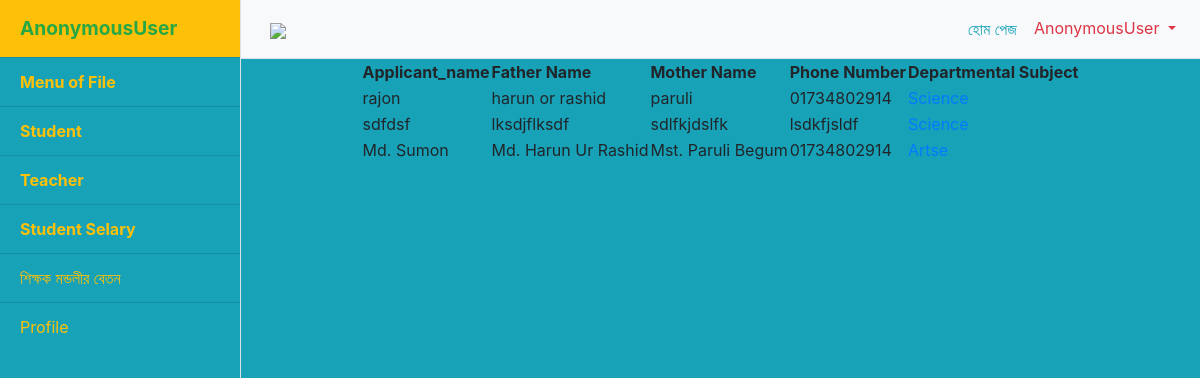
Page /studentlink/ on the committed database.
### projectapp/models.py (models this page shows)
class studentformsave(models.Model):
    applicant_name = models.CharField(max_length=30)
    father_name = models.CharField(max_length=30)
    mother_name = models.CharField(max_length=30)
    phonenumber = models.CharField(max_length=30)
    dateofbirth = models.CharField(max_length=30)
    address = models.CharField(max_length=30)
    city = models.CharField(max_length=30)
    departsubject = models.CharField(max_length=30)

### projectapp/views.py (the view)
# urls.py: path('studentlink/', views.student, name='studentlink'),
def student(request):
	data1 = studentformsave.objects.all()
	return render(request, 'student.html',{'data1':data1})

### templates/student.html (shortened to what this page needs)
{% load static %}
<!DOCTYPE html>
<html lang="en">
<head>
  <link rel="stylesheet" type="text/css" href="http://ajax.aspnetcdn.com/ajax/jquery.dataTables/1.9.4/css/jquery.dataTables.css">
     <link rel="stylesheet" href="https://stackpath.bootstrapcdn.com/bootstrap/4.3.1/css/bootstrap.min.css">
  <link href="{% static 'dashboard/vendor/bootstrap/css/bootstrap.min.css' %}" rel="stylesheet">
  <link href="{%static 'dashboard/css/simple-sidebar.css' %}" rel="stylesheet">
  <link rel="stylesheet" href="https://stackpath.bootstrapcdn.com/bootstrap/4.3.1/css/bootstrap.min.css">
   <link rel="stylesheet" href="https://cdnjs.cloudflare.com/ajax/libs/font-awesome/4.7.0/css/font-awesome.min.css">
</head>
<body class="bg-info">
  <div class="d-flex" id="wrapper">
              {% include 'sidebar.html' %}
<div class="container">
 <div class="row">
        <div class="col-md-12">
  <center>
  <table id="example">
    <thead>
      <tr>
        <th>Applicant_name</th>
        <th>Father Name</th>
        <th>Mother Name</th>
        <th>Phone Number</th>
        <th>Departmental Subject</th>
      </tr>
    </thead>
    <tbody class="">
        {% for data1 in data1 %}
        <tr>
          <td>{{data1.applicant_name}}</td>
          <td>{{data1.father_name}}</td>
          <td>{{data1.mother_name}}</td>
          <td>{{data1.phonenumber}}</td>
          <td><a href="">{{data1.departsubject}}</a></td>
        </tr>
         {% endfor %}
    </tbody>
  </table>
  </center>
</div>
</div>
</div>
  </div>
</body>
</html>

### templates/sidebar.html (shortened to what this page needs)
{% load static %}
    <div class="bg-info border-right" id="sidebar-wrapper">
      <div class="sidebar-heading bg-warning text-success"><b>{{user}}</b></div>
      <div class="list-group list-group-flush">
      <a href="{{'/'}}" class="list-group-item list-group-item-action text-warning bg-info"><b>Menu of File</b></a>
      <a href="#" class="list-group-item list-group-item-action text-warning bg-info">
        <b>Student</b></a>
        <a href="#" class="list-group-item list-group-item-action text-warning bg-info"> <b>Teacher</b> </a>
        <a href="#" class="list-group-item list-group-item-action  text-warning bg-info">
         <b>Student Selary</b></a>
        <a href="#" class="list-group-item list-group-item-action text-warning bg-info">শিক্ষক মন্ডলীর বেতন</a>
        <a href="#" class="list-group-item list-group-item-action  text-warning bg-info">Profile</a>
      </div>
    </div>
    <div id="page-content-wrapper">
      <nav class="navbar navbar-expand-lg navbar-light bg-light border-bottom">
        <button class="btn" id="menu-toggle">
          <img src="{%static 'image_icon/tir.ping' %}" hight="45px"
          width="40px" class="img-responsive">
        </button>
        <div class="collapse navbar-collapse" id="navbarSupportedContent">
          <ul class="navbar-nav ml-auto mt-2 mt-lg-0">
            <li class="nav-item active">
              <a class="nav-link btn text-info" href="#">হোম পেজ<span class="sr-only">(current)</span></a>
            </li>
            <li class="nav-item dropdown">
              <a class="nav-link dropdown-toggle text-danger" href="#" id="navbarDropdown" role="button" data-toggle="dropdown" aria-haspopup="true" aria-expanded="false">
                {{user}}
              </a>
            </li>
          </ul>
        </div>
      </nav>

### static/dashboard/css/simple-sidebar.css (style rules this page uses)
body { overflow-x: hidden; }
#sidebar-wrapper { min-height: 100vh; margin-left: -15rem; -webkit-transition: margin .25s ease-out; -moz-transition: margin .25s ease-out; -o-transition: margin .25s ease-out; transition: margin .25s ease-out; }
#sidebar-wrapper .sidebar-heading { padding: 0.875rem 1.25rem; font-size: 1.2rem; }
#sidebar-wrapper .list-group { width: 15rem; }
#page-content-wrapper { min-width: 100vw; }
@media (min-width: 768px) { #sidebar-wrapper { margin-left: 0; } }
@media (min-width: 768px) { #page-content-wrapper { min-width: 0; width: 100%; } }

### rows in the picture
studentformsave: applicant_name "rajon", father_name "harun or rashid", mother_name "paruli", phonenumber "01734802914", departsubject "Science"
studentformsave: applicant_name "sdfdsf", father_name "lksdjflksdf", mother_name "sdlfkjdslfk", phonenumber "lsdkfjsldf", departsubject "Science"
studentformsave: applicant_name "Md. Sumon", father_name "Md. Harun Ur Rashid", mother_name "Mst. Paruli Begum", phonenumber "01734802914", departsubject "Artse"

### other values in the picture
{{ user }} "AnonymousUser"
